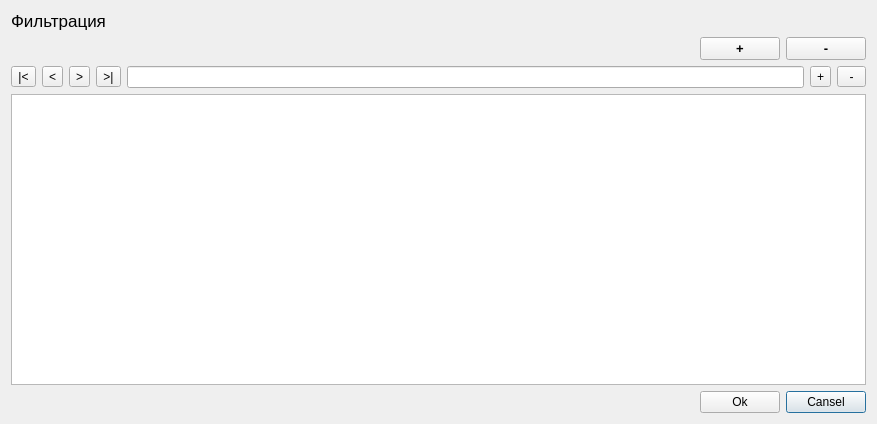
<?xml version="1.0" encoding="UTF-8"?>
<ui version="4.0">
 <class>TableWindow</class>
 <widget class="QDialog" name="TableWindow">
  <property name="geometry">
   <rect>
    <x>0</x>
    <y>0</y>
    <width>877</width>
    <height>424</height>
   </rect>
  </property>
  <property name="windowTitle">
   <string>Dialog</string>
  </property>
  <layout class="QGridLayout" name="gridLayout">
   <item row="0" column="0">
    <widget class="QLabel" name="label">
     <property name="font">
      <font>
       <pointsize>13</pointsize>
      </font>
     </property>
     <property name="text">
      <string>Фильтрация</string>
     </property>
    </widget>
   </item>
   <item row="1" column="0">
    <layout class="QVBoxLayout" name="FilterLayout">
     <item>
      <layout class="QHBoxLayout" name="horizontalLayout_2">
       <item>
        <spacer name="horizontalSpacer">
         <property name="orientation">
          <enum>Qt::Horizontal</enum>
         </property>
         <property name="sizeHint" stdset="0">
          <size>
           <width>40</width>
           <height>20</height>
          </size>
         </property>
        </spacer>
       </item>
       <item>
        <widget class="QPushButton" name="btnAddFiltr">
         <property name="font">
          <font>
           <pointsize>10</pointsize>
           <weight>75</weight>
           <bold>true</bold>
          </font>
         </property>
         <property name="text">
          <string>+</string>
         </property>
         <property name="autoDefault">
          <bool>false</bool>
         </property>
        </widget>
       </item>
       <item>
        <widget class="QPushButton" name="btnDelFiltr">
         <property name="font">
          <font>
           <pointsize>10</pointsize>
           <weight>75</weight>
           <bold>true</bold>
          </font>
         </property>
         <property name="text">
          <string>-</string>
         </property>
         <property name="autoDefault">
          <bool>false</bool>
         </property>
        </widget>
       </item>
      </layout>
     </item>
    </layout>
   </item>
   <item row="2" column="0">
    <layout class="QHBoxLayout" name="horizontalLayout_3">
     <item>
      <widget class="QToolButton" name="btnStartt">
       <property name="text">
        <string>|&lt;</string>
       </property>
      </widget>
     </item>
     <item>
      <widget class="QToolButton" name="btnPrev">
       <property name="text">
        <string>&lt;</string>
       </property>
      </widget>
     </item>
     <item>
      <widget class="QToolButton" name="btnNext">
       <property name="text">
        <string>&gt;</string>
       </property>
      </widget>
     </item>
     <item>
      <widget class="QToolButton" name="btnEnd">
       <property name="text">
        <string>&gt;|</string>
       </property>
      </widget>
     </item>
     <item>
      <widget class="QLineEdit" name="ePos"/>
     </item>
     <item>
      <widget class="QToolButton" name="btnAddRow">
       <property name="text">
        <string>+</string>
       </property>
      </widget>
     </item>
     <item>
      <widget class="QToolButton" name="btnDelRow">
       <property name="minimumSize">
        <size>
         <width>29</width>
         <height>0</height>
        </size>
       </property>
       <property name="text">
        <string>-</string>
       </property>
      </widget>
     </item>
    </layout>
   </item>
   <item row="3" column="0">
    <widget class="QTableView" name="tableView">
     <property name="editTriggers">
      <set>QAbstractItemView::AnyKeyPressed|QAbstractItemView::DoubleClicked|QAbstractItemView::EditKeyPressed|QAbstractItemView::SelectedClicked</set>
     </property>
    </widget>
   </item>
   <item row="4" column="0">
    <layout class="QHBoxLayout" name="horizontalLayout_4">
     <item>
      <spacer name="horizontalSpacer_4">
       <property name="orientation">
        <enum>Qt::Horizontal</enum>
       </property>
       <property name="sizeHint" stdset="0">
        <size>
         <width>368</width>
         <height>20</height>
        </size>
       </property>
      </spacer>
     </item>
     <item>
      <widget class="QPushButton" name="btnOk">
       <property name="text">
        <string>Ok</string>
       </property>
       <property name="autoDefault">
        <bool>false</bool>
       </property>
      </widget>
     </item>
     <item>
      <widget class="QPushButton" name="btnCansel">
       <property name="text">
        <string>Cansel</string>
       </property>
      </widget>
     </item>
    </layout>
   </item>
  </layout>
 </widget>
 <resources/>
 <connections>
  <connection>
   <sender>btnOk</sender>
   <signal>clicked()</signal>
   <receiver>TableWindow</receiver>
   <slot>close()</slot>
   <hints>
    <hint type="sourcelabel">
     <x>733</x>
     <y>399</y>
    </hint>
    <hint type="destinationlabel">
     <x>438</x>
     <y>211</y>
    </hint>
   </hints>
  </connection>
  <connection>
   <sender>btnCansel</sender>
   <signal>clicked()</signal>
   <receiver>TableWindow</receiver>
   <slot>close()</slot>
   <hints>
    <hint type="sourcelabel">
     <x>824</x>
     <y>399</y>
    </hint>
    <hint type="destinationlabel">
     <x>438</x>
     <y>211</y>
    </hint>
   </hints>
  </connection>
 </connections>
</ui>
